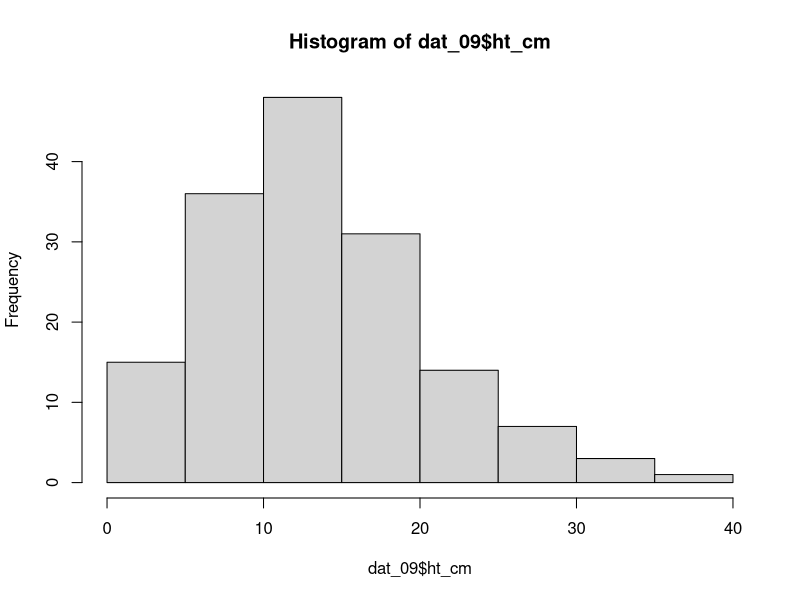
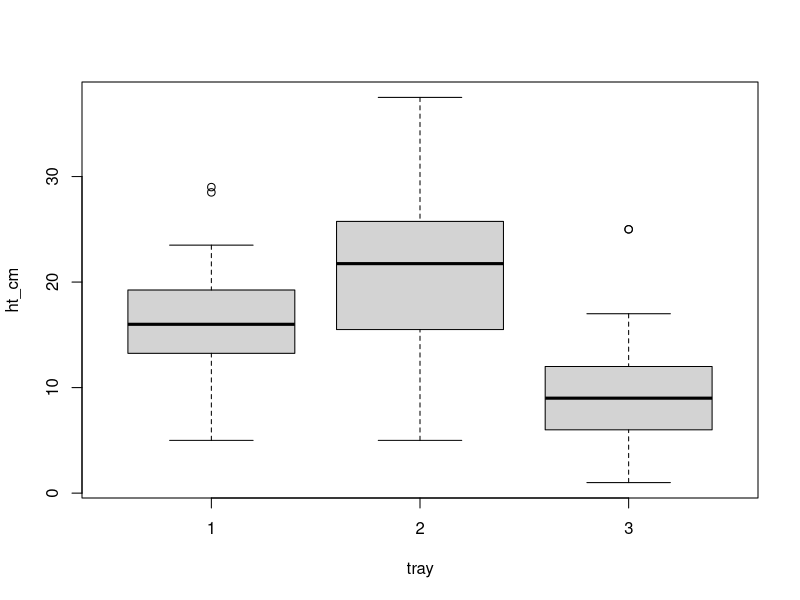
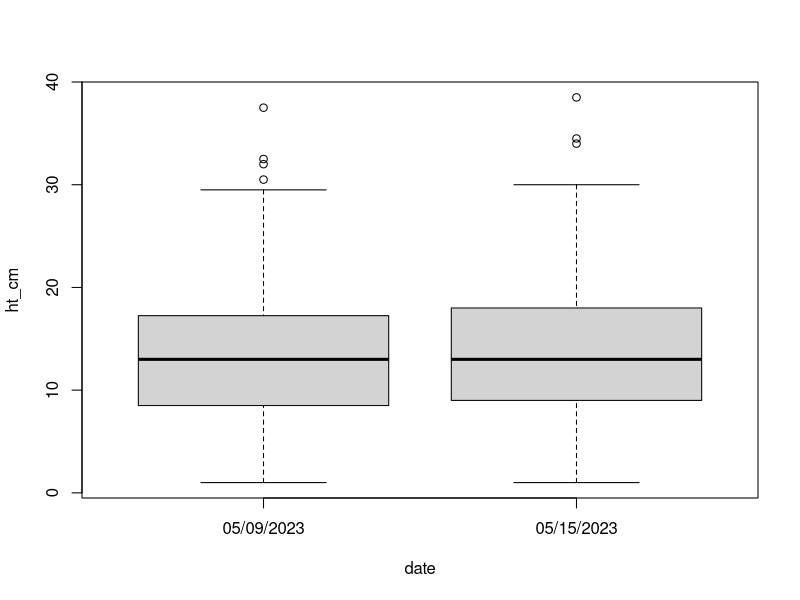
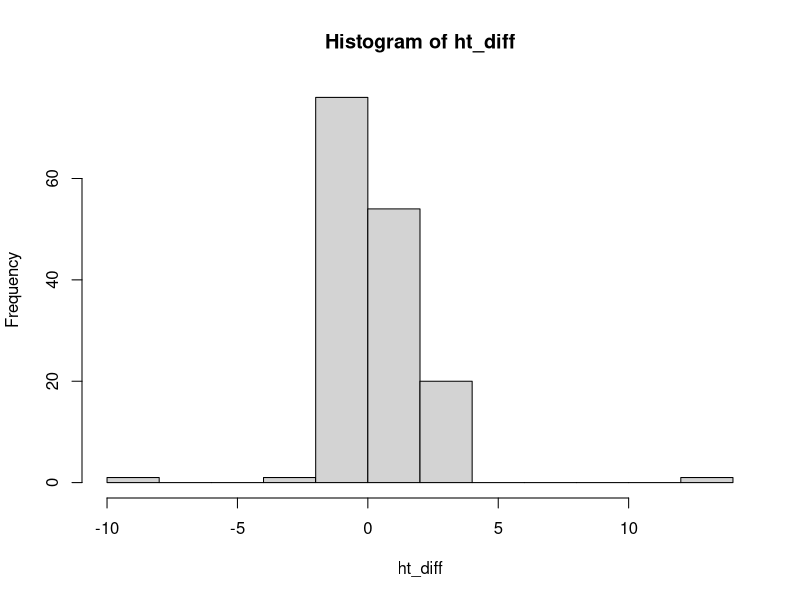
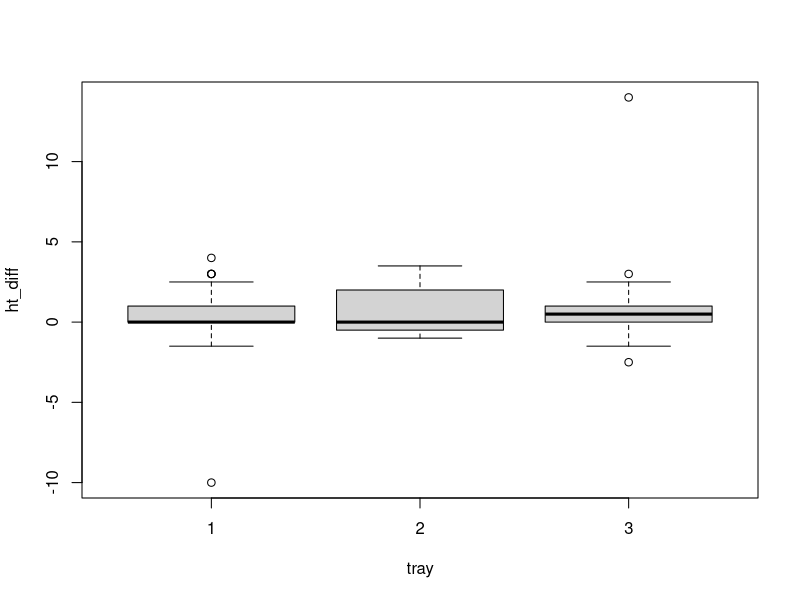

Recreate these plots in R, in order.

# Read in greenhouse data

dat <- read.csv('./data/canbys_data - greenhouse.csv') 

head(dat)

summary(dat)

class(10)
class("10")
class(dat$tray)
class(dat$status)
table(dat$status)

table(dat$date)

dat_09 <- subset(dat, date == '05/09/2023')

hist(dat_09$ht_cm)
boxplot(ht_cm ~ tray, data = dat_09)
boxplot(ht_cm ~ date, data = dat)

t.test(ht_cm ~ date, data = dat)

# no signal at population scale

#let's look at individual level variation
# drop any double measurements from single cell 
head(dat)

uni_id <- with(dat, 
               paste(date, tray, column, row, sep='-'))
duplicated(uni_id)
dat_sub <- subset(dat, !duplicated(uni_id))
# don't include date this time so that they can be compared
uni_id <- with(dat_sub, 
               paste(tray, column, row, sep='-'))
table(uni_id)
well_id <- unique(uni_id)

ht_diff <- NULL
for (i in seq_along(well_id)) {
  ht_diff <- c(ht_diff, 
               diff(dat_sub$ht_cm[uni_id == well_id[i]]))
}
ht_diff
hist(ht_diff)

well_id

tray <- sapply(strsplit(well_id,'-'), function(x)x[[1]])

boxplot(ht_diff ~ tray)


y <- rnorm(100)
x <- replicate(50, rnorm(100))

dim(x)
length(y)

summary(lm(y ~ x))




















